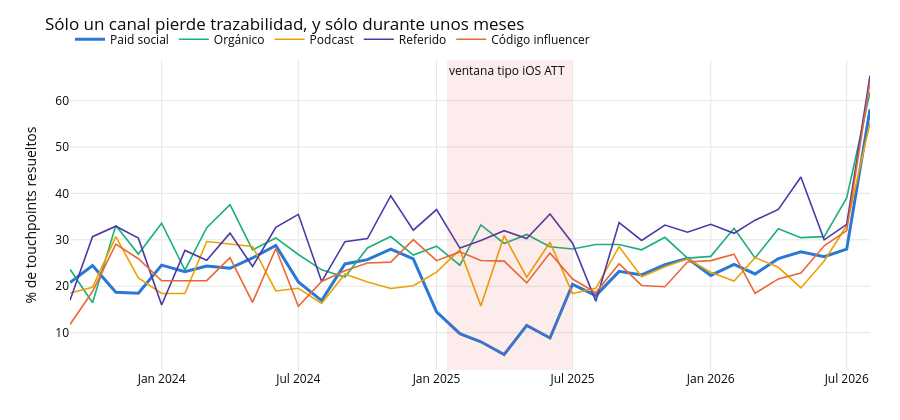

Notebook cell for this chart:
### Markdown cell above
## 4. La caída de atribución de `paid_social`

La tercera imperfección del catálogo: "caída de atribución fiable de `paid_social` en un periodo
concreto, simulando el efecto de cambios de privacidad tipo iOS ATT: de repente ese canal 'pierde'
conversiones que en realidad sí ocurrieron".

Es distinta de las otras dos porque **no se arregla**. Se localiza, se mide y se tiene en cuenta al
leer los resultados.

### Code cell
resolution = (touchpoints.groupby(["touchpoint_month", "channel"])
              .is_resolved_to_conversion.mean().unstack() * 100)
window_months = resolution.loc["2024-07-01":"2025-12-01"]
print("% de touchpoints que resuelven a una conversión, por mes y canal:")
print(window_months.round(1).to_string())

inside = ((touchpoints.touchpoint_date >= IOS_ATT_WINDOW[0])
          & (touchpoints.touchpoint_date <= IOS_ATT_WINDOW[1]))
paid = touchpoints[touchpoints.channel == "paid_social"]
rate_in = paid[inside.loc[paid.index]].is_resolved_to_conversion.mean()
rate_out = paid[~inside.loc[paid.index]].is_resolved_to_conversion.mean()
others = touchpoints[touchpoints.channel.isin(["organic", "podcast_ads", "referral"])]
other_in = others[inside.loc[others.index]].is_resolved_to_conversion.mean()
other_out = others[~inside.loc[others.index]].is_resolved_to_conversion.mean()
print()
print(f"paid_social  dentro de la ventana {rate_in:.1%} · fuera {rate_out:.1%} "
      f"({rate_in / rate_out - 1:+.0%})")
print(f"otros canales dentro {other_in:.1%} · fuera {other_out:.1%} "
      f"({other_in / other_out - 1:+.0%})")

fig = go.Figure()
for ch in ("paid_social", "organic", "podcast_ads", "referral", "influencer_code"):
    if ch in resolution.columns:
        fig.add_trace(go.Scatter(x=resolution.index, y=resolution[ch], name=CHANNEL_LABEL[ch],
                                 mode="lines",
                                 line=dict(color=CHANNEL_COLOR[ch],
                                           width=3 if ch == "paid_social" else 1.6)))
fig.add_vrect(x0=IOS_ATT_WINDOW[0], x1=IOS_ATT_WINDOW[1], fillcolor=C_RED, opacity=0.10,
              line_width=0, annotation_text="ventana tipo iOS ATT", annotation_position="top left")
fig.update_layout(**{**PLOT_LAYOUT, "height": 420},
                  title="Sólo un canal pierde trazabilidad, y sólo durante unos meses",
                  yaxis_title="% de touchpoints resueltos")
fig.show()
